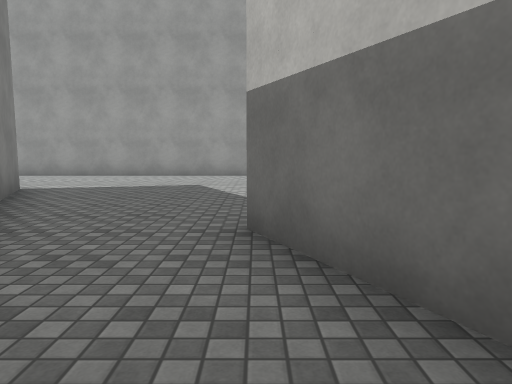
view 1 (above)

18 first-person views from a walk through a Unity game level. The camera is 1.3 m above the floor, tilts 6° down and sees 70° across. The floor is counted in squares, 2 m on a side. Each view is taken from the middle of a square. On the plan, view 1 faces up. The plan holds only what a view shows up to about 11 squares ahead; the rest is blank. The place goes on beyond the plan. The player is left out. Surface patterns are stand-ins for the level's own textures.

view 2
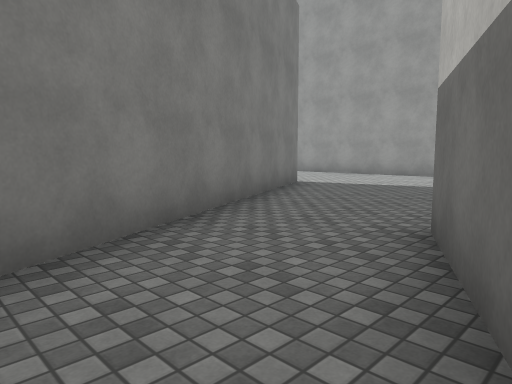

view 3
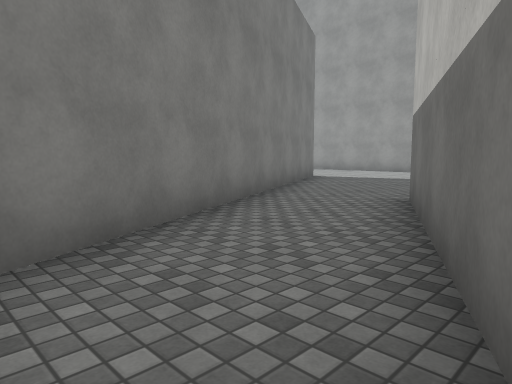

view 4
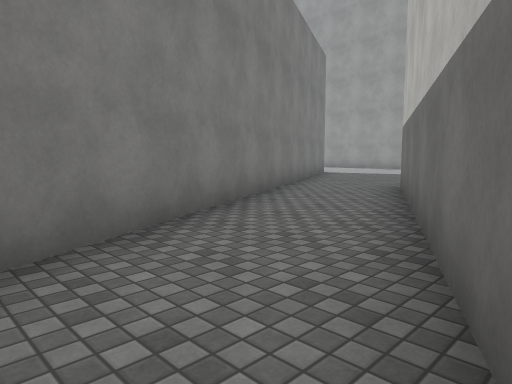

view 5
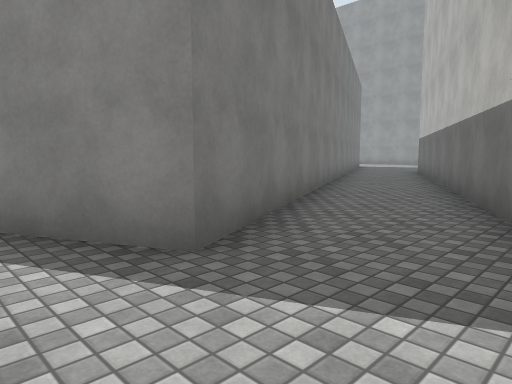

view 6
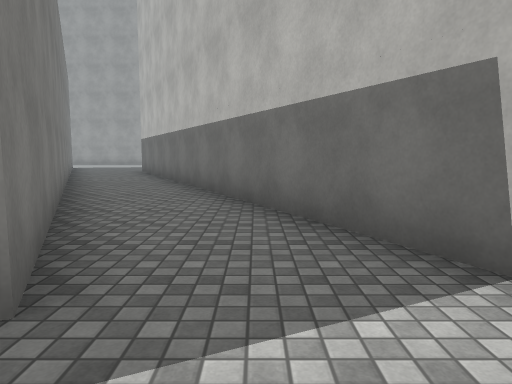

view 7
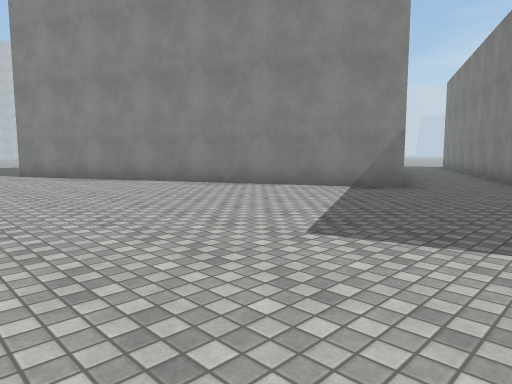

view 8
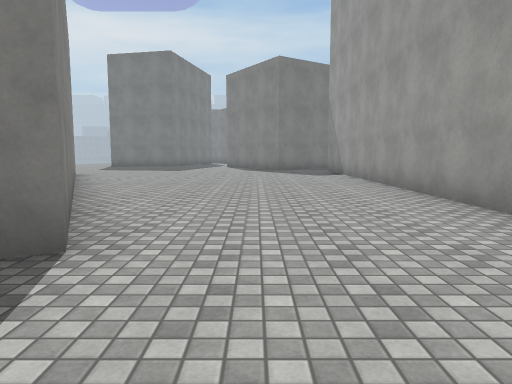

view 9
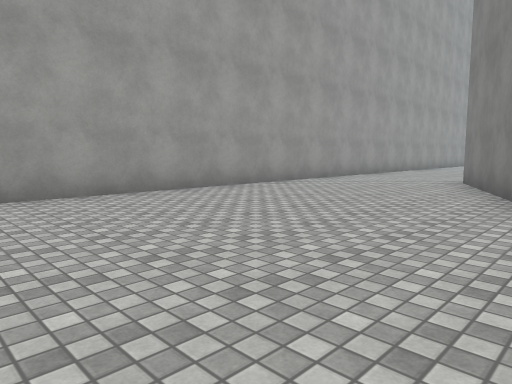

view 10
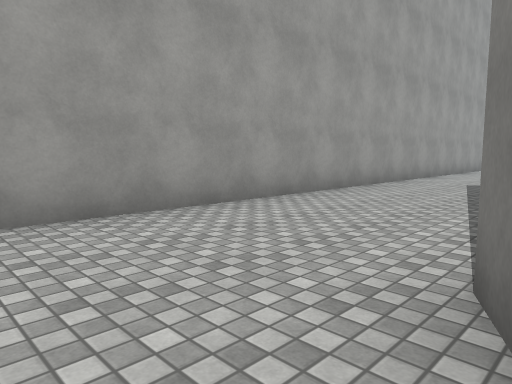

view 11
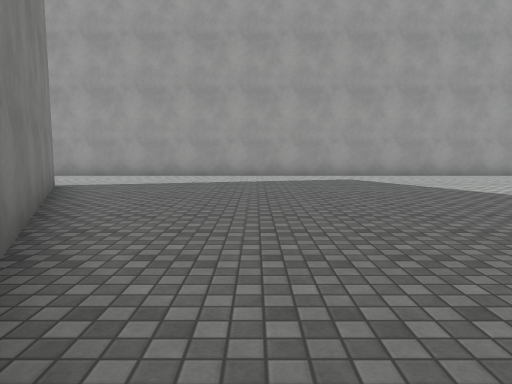

view 12
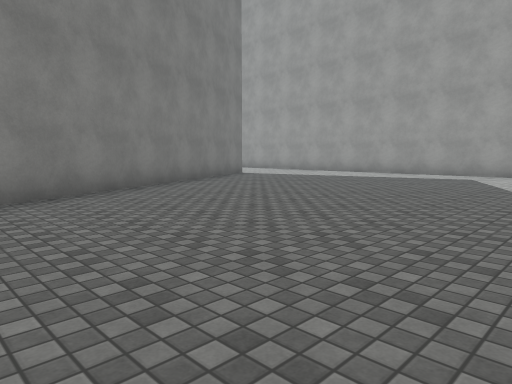

view 13
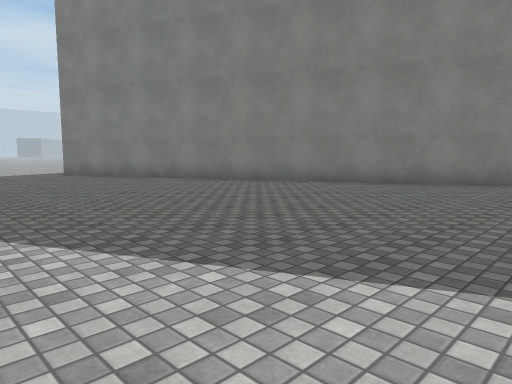

view 14
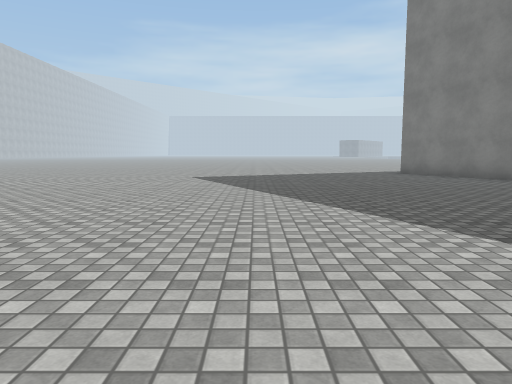

view 15
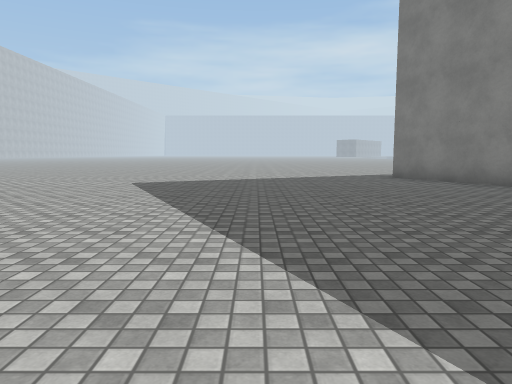

view 16
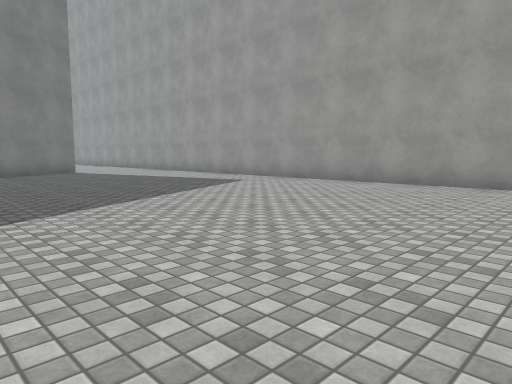

view 17
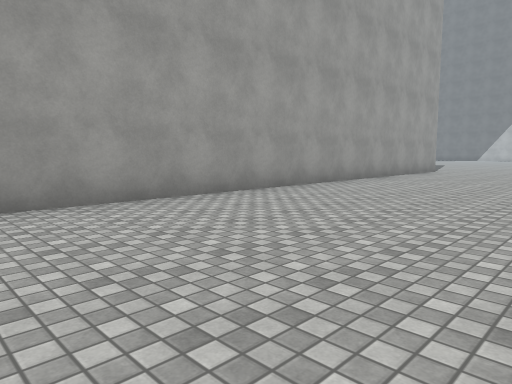

view 18
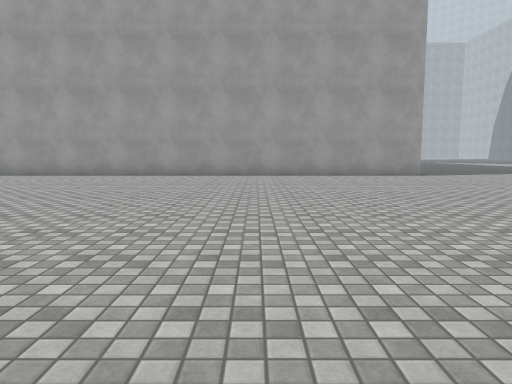

### Floor plan
Ten units are one square. View 1 is at (0, 0); x grows to the right and y downward. Boxes are objects, and circles mark ways between rooms. Rooms are numbered by the first view taken in them; rooms with no view inside come last. Other rooms are left out.
<svg viewBox="-136 -112 460 211">
<path fill="none" stroke="#000" d="M11 -7 -1 -31M-18 -13 -8 7M21 13 11 -7M-8 7 2 28M30 33 21 13M2 28 12 48M54 82 30 33M12 48 30 86 13 94M-1 -31 89 -74 163 79M319 -107 -131 -107M-107 -37 -44 -67 -18 -13"/>
<circle cx="0" cy="0" r="3" fill="#2a7"/>
<circle cx="-5" cy="-15" r="3" fill="#2a7"/>
<circle cx="10" cy="20" r="3" fill="#2a7"/>
<circle cx="20" cy="40" r="3" fill="#2a7"/>
<text x="0" y="-10">1</text>
<text x="10" y="10">2</text>
<text x="20" y="30">3</text>
<text x="30" y="80">4</text>
<text x="170" y="-20">5</text>
</svg>
Room 1 opens to room 2. Room 1 opens to room 5. Room 2 opens to room 3. Room 3 opens to room 4.

Where each view was taken, in squares from view 1:
view 1: 0 up, 0 right, facing up
view 2: 0 up, 1 right, facing up-left
view 3: 2 down, 2 right, facing up-left
view 4: 4 down, 3 right, facing up-left
view 5: 10 down, 5 right, facing up-left
view 6: 10 down, 4 right, facing up
view 7: 10 up, 3 left, facing down-right
view 8: 8 up, 2 left, facing left
view 9: 5 up, 0 right, facing up-right
view 10: 7 up, 7 right, facing up-right
view 11: 0 up, 13 right, facing up
view 12: 1 down, 18 right, facing up-left
view 13: 4 up, 20 right, facing down-left
view 14: 4 up, 21 right, facing down
view 15: 2 up, 20 right, facing down
view 16: 3 up, 22 right, facing up-left
view 17: 6 up, 18 right, facing up-right
view 18: 0 up, 27 right, facing up
